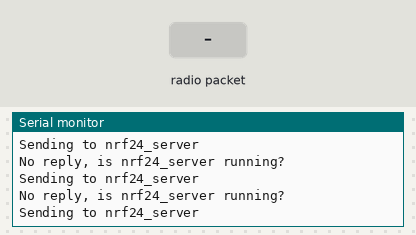
Simulated run of this sketch. Board: Arduino Leonardo, built with avr-gcc and run on an emulated ATmega32U4. Parts: the last lines printed to the serial monitor. Inputs (shaded band) come from the test bench. No radio packets arrive unless stated.

Above: at 1.2 s.
1.3 s: radio packet "1" arrives
At 1.32 s:
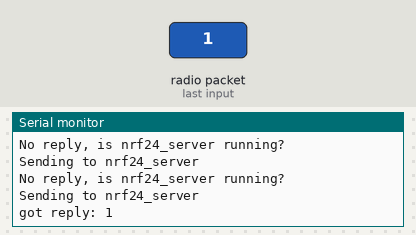
2.8 s: radio packet "0" arrives
At 2.88 s:
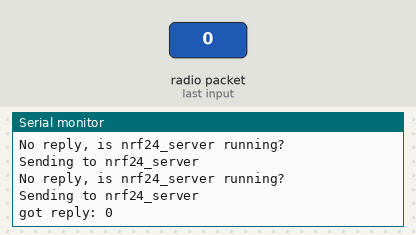

The sketch:

wireless_client_down.ino
```cpp
// Down
// nrf24_client

#include <SPI.h>
#include <RH_NRF24.h>

// Singleton instance of the radio driver
RH_NRF24 nrf24;
// RH_NRF24 nrf24(8, 7); // use this to be electrically compatible with Mirf
// RH_NRF24 nrf24(8, 10);// For Leonardo, need explicit SS pin
// RH_NRF24 nrf24(8, 7); // For RFM73 on Anarduino Mini

void setup()
{
  Serial.begin(9600);
  while (!Serial)
    ; // wait for serial port to connect. Needed for Leonardo only
  if (!nrf24.init())
    Serial.println("init failed");
  // Defaults after init are 2.402 GHz (channel 2), 2Mbps, 0dBm
  if (!nrf24.setChannel(1))
    Serial.println("setChannel failed");
  if (!nrf24.setRF(RH_NRF24::DataRate2Mbps, RH_NRF24::TransmitPower0dBm))
    Serial.println("setRF failed");
}


void loop()
{
  Serial.println("Sending to nrf24_server");
  // Send a message to nrf24_server
  uint8_t data[] = "ask";
  nrf24.send(data, sizeof(data));

  nrf24.waitPacketSent();
  // Now wait for a reply
  uint8_t buf[RH_NRF24_MAX_MESSAGE_LEN];
  uint8_t len = sizeof(buf);

  if (nrf24.waitAvailableTimeout(8))
  {
    // Should be a reply message for us now
    if (nrf24.recv(buf, &len))
    {
      Serial.print("got reply: ");
      Serial.println((char*)buf);
    }
    else
    {
      Serial.println("recv failed");
    }
  }
  else
  {
    Serial.println("No reply, is nrf24_server running?");
  }
  delay(1);
}
```

Measured:
- after the input at 1.3 s, the serial monitor: prints a new line at once (image 1)
- after the input at 2.8 s, the serial monitor: prints a new line after 0.08 s (image 2)
